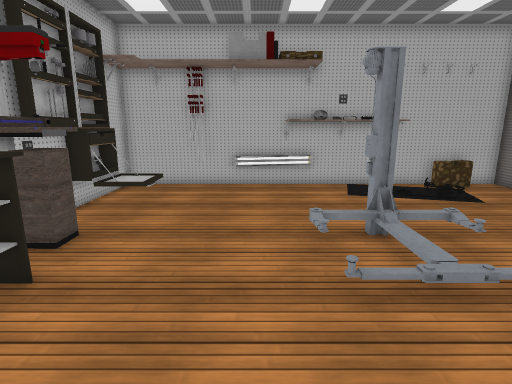
[1] (above)

15 first-person views from a walk through a Unity game level. The camera is 1.5 m above the floor, tilts 12° down and sees 80° across. The floor is counted in squares, 0.5 m on a side. Each view is taken from the middle of a square. On the plan, view 1 faces up. The plan holds only what a view shows up to about 20 squares ahead; the rest is blank. The player character is not drawn. Some surface patterns are stand-ins.

[2]
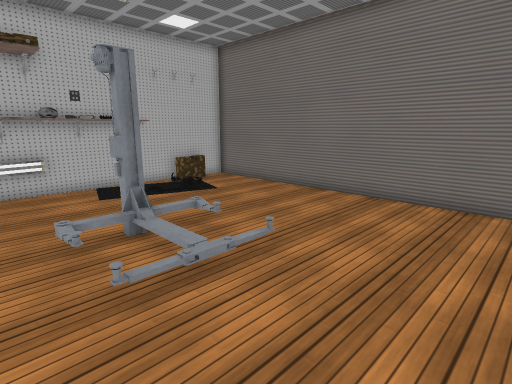

[3]
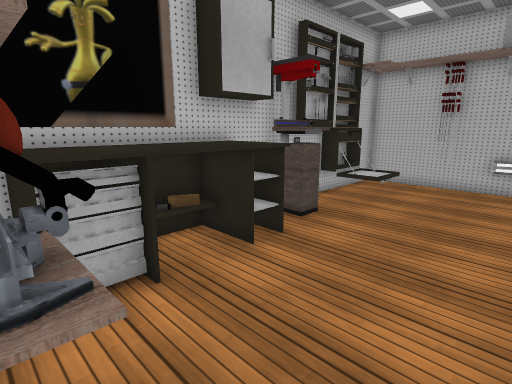

[4]
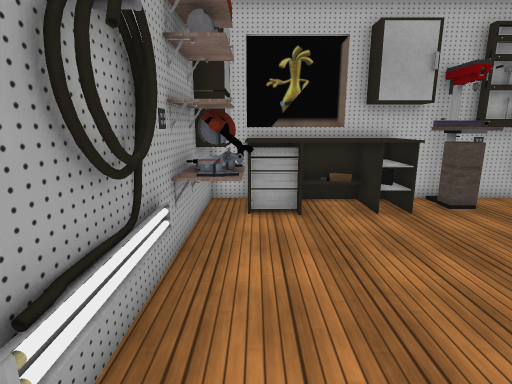

[5]
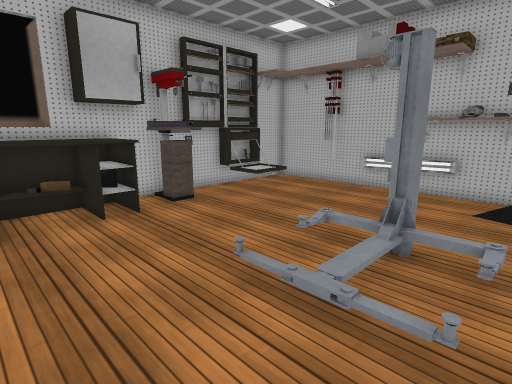

[6]
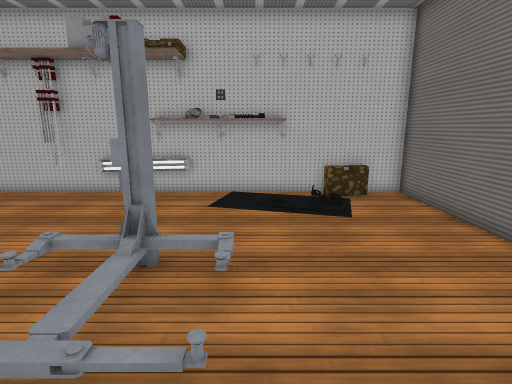

[7]
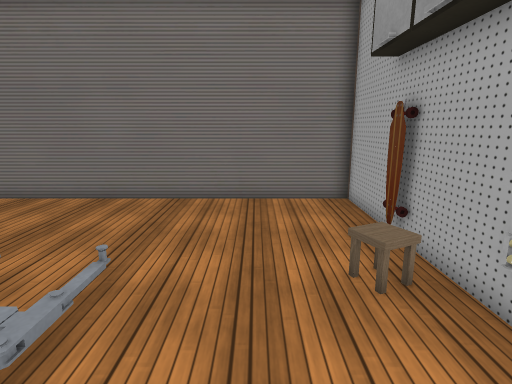

[8]
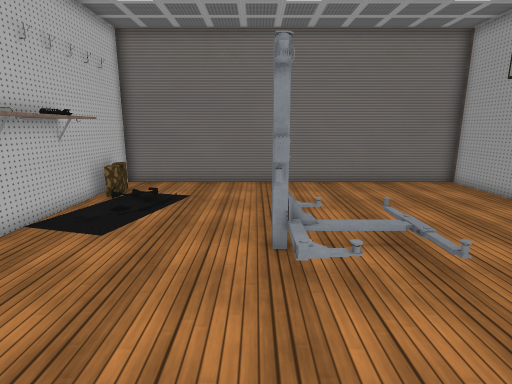

[9]
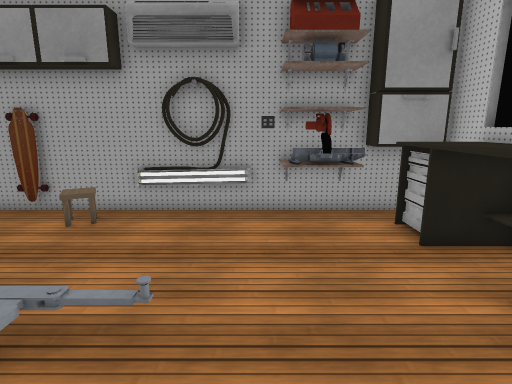

[10]
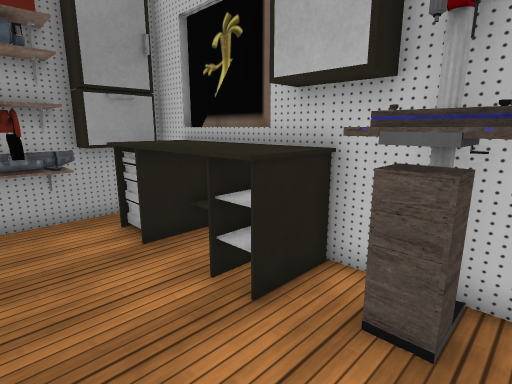

[11]
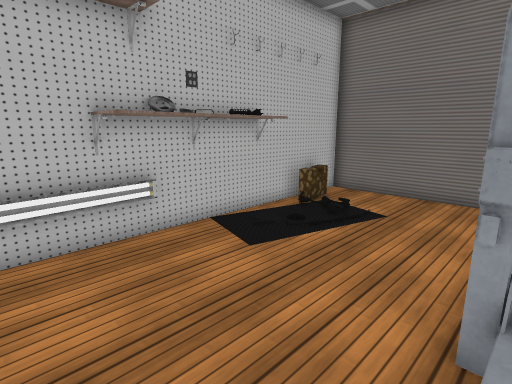

[12]
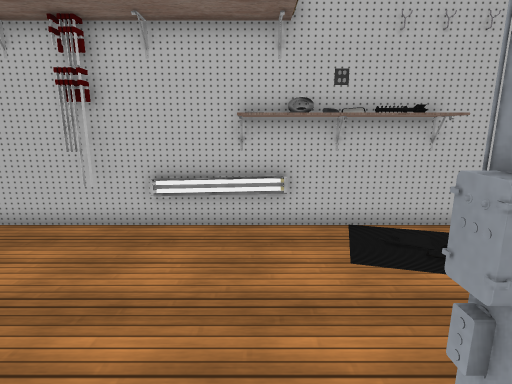

[13]
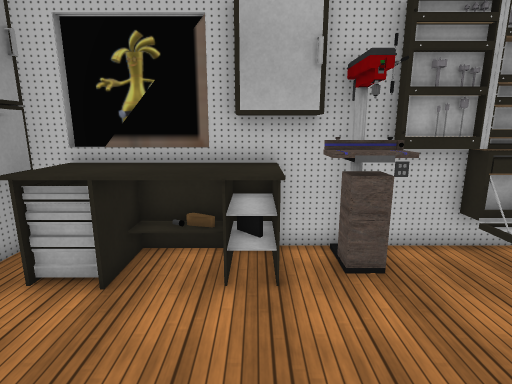

[14]
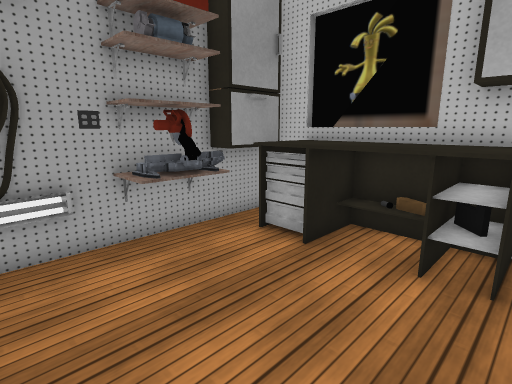

[15]
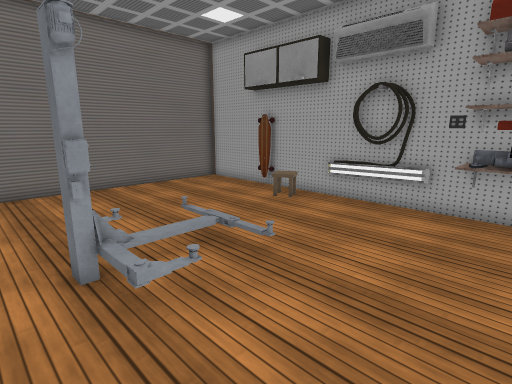

### Floor plan
Key: @ floor where view 1 was taken; # wall or solid block; . floor; / step, stairs or slope; = window, fence, low wall or low ledge; ^ raised ledge; S shelf; L locker; T table; O other object.
Columns run from 7 left of view 1 to 13 right of it. Each row starts with its distance up from view 1.
 16 #########S#SSS#######
 15 #....... SSSSSSO=O=.#
 14 #...................#
 13 #LO.................#
 12 #LO.................#
 11 #L..................#
 10 #L..................#
  9 #L#.......O.........#
  8 ###......OOOO.......#
  7 #^^.................#
  6 #TT.................#
  5 #TTT.....////.......#
  4 #TTT................#
  3 #TTT................#
  2 #TTT................#
  1 #TTT................#
  0 #TTTS#S@............#
 -1 #######.............#
 -2 #####################

Positions as (right, up) in squares from view 1, and headings:
1: (0, 0), facing up
2: (0, 0), facing up-right
3: (1, -1), facing up-left
4: (6, 0), facing left
5: (6, 1), facing up-left
6: (6, 2), facing up
7: (0, 2), facing right
8: (-4, 9), facing right
9: (0, 9), facing down
10: (-1, 9), facing down-left
11: (-1, 8), facing up-right
12: (2, 7), facing up
13: (2, 5), facing left
14: (2, 6), facing down-left
15: (-3, 10), facing down-right
